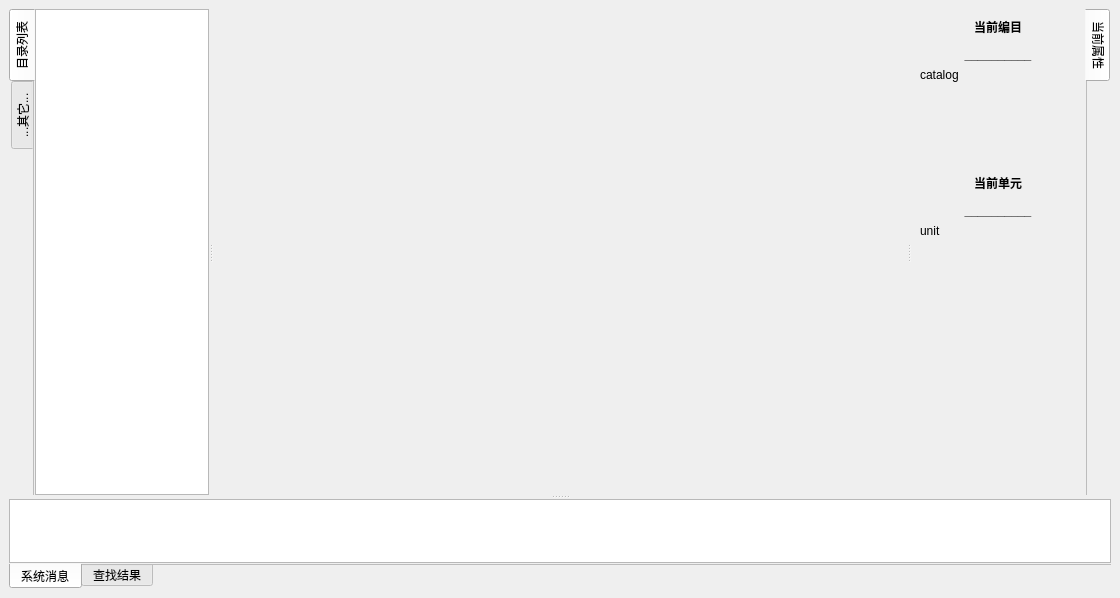
<?xml version="1.0" encoding="UTF-8"?>
<ui version="4.0">
 <class>ConfigselfWin</class>
 <widget class="QMainWindow" name="ConfigselfWin">
  <property name="geometry">
   <rect>
    <x>0</x>
    <y>0</y>
    <width>1120</width>
    <height>598</height>
   </rect>
  </property>
  <property name="windowTitle">
   <string>描述配置系统</string>
  </property>
  <widget class="QWidget" name="centralwidget">
   <layout class="QVBoxLayout" name="verticalLayout_2">
    <item>
     <widget class="QSplitter" name="splitter_2">
      <property name="orientation">
       <enum>Qt::Vertical</enum>
      </property>
      <widget class="QSplitter" name="splitter">
       <property name="sizePolicy">
        <sizepolicy hsizetype="Expanding" vsizetype="Expanding">
         <horstretch>0</horstretch>
         <verstretch>10</verstretch>
        </sizepolicy>
       </property>
       <property name="minimumSize">
        <size>
         <width>0</width>
         <height>300</height>
        </size>
       </property>
       <property name="orientation">
        <enum>Qt::Horizontal</enum>
       </property>
       <widget class="QWidget" name="verticalLayoutWidget">
        <layout class="QVBoxLayout" name="verticalLayoutLeft">
         <property name="spacing">
          <number>0</number>
         </property>
         <item>
          <widget class="QTabWidget" name="tabWidgetLeft">
           <property name="sizePolicy">
            <sizepolicy hsizetype="Ignored" vsizetype="Preferred">
             <horstretch>2</horstretch>
             <verstretch>0</verstretch>
            </sizepolicy>
           </property>
           <property name="minimumSize">
            <size>
             <width>200</width>
             <height>0</height>
            </size>
           </property>
           <property name="tabPosition">
            <enum>QTabWidget::West</enum>
           </property>
           <property name="currentIndex">
            <number>0</number>
           </property>
           <property name="elideMode">
            <enum>Qt::ElideNone</enum>
           </property>
           <property name="documentMode">
            <bool>true</bool>
           </property>
           <widget class="QWidget" name="catalogsTab">
            <attribute name="title">
             <string>目录列表</string>
            </attribute>
            <layout class="QVBoxLayout" name="verticalLayout">
             <property name="spacing">
              <number>0</number>
             </property>
             <property name="leftMargin">
              <number>0</number>
             </property>
             <property name="topMargin">
              <number>0</number>
             </property>
             <property name="rightMargin">
              <number>0</number>
             </property>
             <property name="bottomMargin">
              <number>0</number>
             </property>
             <item>
              <widget class="QListWidget" name="listWidget">
               <property name="enabled">
                <bool>true</bool>
               </property>
              </widget>
             </item>
            </layout>
           </widget>
           <widget class="QWidget" name="otherTab">
            <attribute name="title">
             <string>...其它...</string>
            </attribute>
           </widget>
          </widget>
         </item>
        </layout>
       </widget>
       <widget class="QStackedWidget" name="stackedWidget">
        <property name="sizePolicy">
         <sizepolicy hsizetype="Expanding" vsizetype="Preferred">
          <horstretch>16</horstretch>
          <verstretch>0</verstretch>
         </sizepolicy>
        </property>
        <property name="minimumSize">
         <size>
          <width>380</width>
          <height>0</height>
         </size>
        </property>
       </widget>
       <widget class="QWidget" name="verticalLayoutWidget_2">
        <layout class="QVBoxLayout" name="verticalLayoutRight">
         <property name="spacing">
          <number>0</number>
         </property>
         <item>
          <widget class="QTabWidget" name="tabWidgetRight">
           <property name="sizePolicy">
            <sizepolicy hsizetype="Ignored" vsizetype="Expanding">
             <horstretch>2</horstretch>
             <verstretch>0</verstretch>
            </sizepolicy>
           </property>
           <property name="minimumSize">
            <size>
             <width>200</width>
             <height>0</height>
            </size>
           </property>
           <property name="tabPosition">
            <enum>QTabWidget::East</enum>
           </property>
           <property name="currentIndex">
            <number>0</number>
           </property>
           <property name="documentMode">
            <bool>true</bool>
           </property>
           <widget class="QWidget" name="attributePage">
            <attribute name="title">
             <string>当前属性</string>
            </attribute>
            <layout class="QVBoxLayout" name="verticalLayout_3">
             <item>
              <widget class="QLabel" name="attributeCatalogLb2">
               <property name="text">
                <string>&lt;html&gt;&lt;head/&gt;&lt;body&gt;&lt;p align=&quot;center&quot;&gt;&lt;span style=&quot; font-weight:600;&quot;&gt;当前编目&lt;/span&gt;&lt;/p&gt;&lt;p align=&quot;center&quot;&gt;&lt;span style=&quot; font-weight:600;&quot;&gt;__________&lt;/span&gt;&lt;/p&gt;&lt;/body&gt;&lt;/html&gt;</string>
               </property>
              </widget>
             </item>
             <item>
              <widget class="QLabel" name="attributeCatalogLb">
               <property name="minimumSize">
                <size>
                 <width>0</width>
                 <height>100</height>
                </size>
               </property>
               <property name="text">
                <string>catalog</string>
               </property>
               <property name="alignment">
                <set>Qt::AlignLeading|Qt::AlignLeft|Qt::AlignTop</set>
               </property>
              </widget>
             </item>
             <item>
              <widget class="QLabel" name="attributeUnitLb2">
               <property name="text">
                <string>&lt;html&gt;&lt;head/&gt;&lt;body&gt;&lt;p align=&quot;center&quot;&gt;&lt;span style=&quot; font-weight:600;&quot;&gt;当前单元&lt;/span&gt;&lt;/p&gt;&lt;p align=&quot;center&quot;&gt;&lt;span style=&quot; font-weight:600;&quot;&gt;__________&lt;/span&gt;&lt;/p&gt;&lt;/body&gt;&lt;/html&gt;</string>
               </property>
              </widget>
             </item>
             <item>
              <widget class="QLabel" name="attributeUnitLb">
               <property name="minimumSize">
                <size>
                 <width>0</width>
                 <height>200</height>
                </size>
               </property>
               <property name="text">
                <string>unit</string>
               </property>
               <property name="alignment">
                <set>Qt::AlignLeading|Qt::AlignLeft|Qt::AlignTop</set>
               </property>
              </widget>
             </item>
             <item>
              <spacer name="attributePageVerticalSpacer">
               <property name="orientation">
                <enum>Qt::Vertical</enum>
               </property>
               <property name="sizeHint" stdset="0">
                <size>
                 <width>20</width>
                 <height>40</height>
                </size>
               </property>
              </spacer>
             </item>
            </layout>
           </widget>
          </widget>
         </item>
        </layout>
       </widget>
      </widget>
      <widget class="QWidget" name="horizontalLayoutWidget">
       <layout class="QHBoxLayout" name="horizontalLayoutBottom">
        <item>
         <widget class="QTabWidget" name="tabWidgetBottom">
          <property name="sizePolicy">
           <sizepolicy hsizetype="Preferred" vsizetype="Ignored">
            <horstretch>0</horstretch>
            <verstretch>2</verstretch>
           </sizepolicy>
          </property>
          <property name="minimumSize">
           <size>
            <width>0</width>
            <height>90</height>
           </size>
          </property>
          <property name="tabPosition">
           <enum>QTabWidget::South</enum>
          </property>
          <property name="currentIndex">
           <number>0</number>
          </property>
          <property name="documentMode">
           <bool>true</bool>
          </property>
          <property name="tabsClosable">
           <bool>false</bool>
          </property>
          <property name="movable">
           <bool>false</bool>
          </property>
          <widget class="QWidget" name="tabInfo">
           <attribute name="title">
            <string>系统消息</string>
           </attribute>
           <layout class="QHBoxLayout" name="horizontalLayout_2">
            <property name="spacing">
             <number>0</number>
            </property>
            <property name="leftMargin">
             <number>0</number>
            </property>
            <property name="topMargin">
             <number>0</number>
            </property>
            <property name="rightMargin">
             <number>0</number>
            </property>
            <property name="bottomMargin">
             <number>0</number>
            </property>
            <item>
             <widget class="QTextBrowser" name="infoEd">
              <property name="sizePolicy">
               <sizepolicy hsizetype="Ignored" vsizetype="Expanding">
                <horstretch>0</horstretch>
                <verstretch>2</verstretch>
               </sizepolicy>
              </property>
              <property name="minimumSize">
               <size>
                <width>0</width>
                <height>50</height>
               </size>
              </property>
             </widget>
            </item>
           </layout>
          </widget>
          <widget class="QWidget" name="tab_2">
           <attribute name="title">
            <string>查找结果</string>
           </attribute>
          </widget>
         </widget>
        </item>
       </layout>
      </widget>
     </widget>
    </item>
   </layout>
  </widget>
  <widget class="QMenuBar" name="menubar">
   <property name="geometry">
    <rect>
     <x>0</x>
     <y>0</y>
     <width>1120</width>
     <height>23</height>
    </rect>
   </property>
  </widget>
  <action name="loadProjectAction">
   <property name="text">
    <string>Load Project ...</string>
   </property>
  </action>
  <action name="saveProjectAction">
   <property name="text">
    <string>Save Project</string>
   </property>
  </action>
  <action name="saveCatalogAction">
   <property name="text">
    <string>Save Catalog</string>
   </property>
  </action>
  <action name="saveUnitAction">
   <property name="text">
    <string>Save Unit</string>
   </property>
  </action>
 </widget>
 <resources/>
 <connections/>
</ui>
